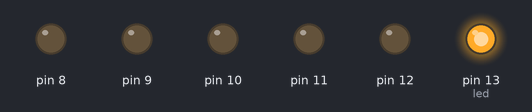
Bench run of a sketch on a simulated Arduino Uno, built with avr-gcc and run on an emulated ATmega328P. On the bench: output pins drawn as LEDs (lit = HIGH).

Above: at 0.05 s.
Timing chart, 0 to 3.0 s (numbered marks = the images above):
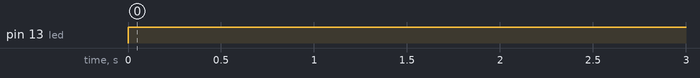

Measured:
- by itself, pin 13 (led): LOW → HIGH at 0.00 s

The sketch:

partB.ino
```cpp
/*

    Lab 3 - Part B
    Samuel Volk, 2014

    This program makes 6 LEDs blink in succession one way then back using while
    loops.

*/

// set starting pin
int led = 13;

void setup() {
    // set pin modes for pins 8 through 13 as output
    pinMode(8, OUTPUT);
    pinMode(9, OUTPUT);
    pinMode(10, OUTPUT);
    pinMode(11, OUTPUT);
    pinMode(12, OUTPUT);
    pinMode(13, OUTPUT);
}

// the loop routine runs over and over again forever:
void loop() {
    while (led > 8)
    {
        digitalWrite(led, HIGH);    // turn the LED on (HIGH)
        delay(500);                 // wait for a second
        digitalWrite(led, LOW);     // turn the LED off (LOW)
        delay(5);                   // wait for a second
        led = led--;                // decrement
    }

    while (led < 13)
    {
        digitalWrite(led, HIGH);    // turn the LED on (HIGH)
        delay(500);                 // wait for a second
        digitalWrite(led, LOW);     // turn the LED off (LOW)
        delay(5);                   // wait for a second
        led = led++;                // increment
    }

    led = 13;
}
```
